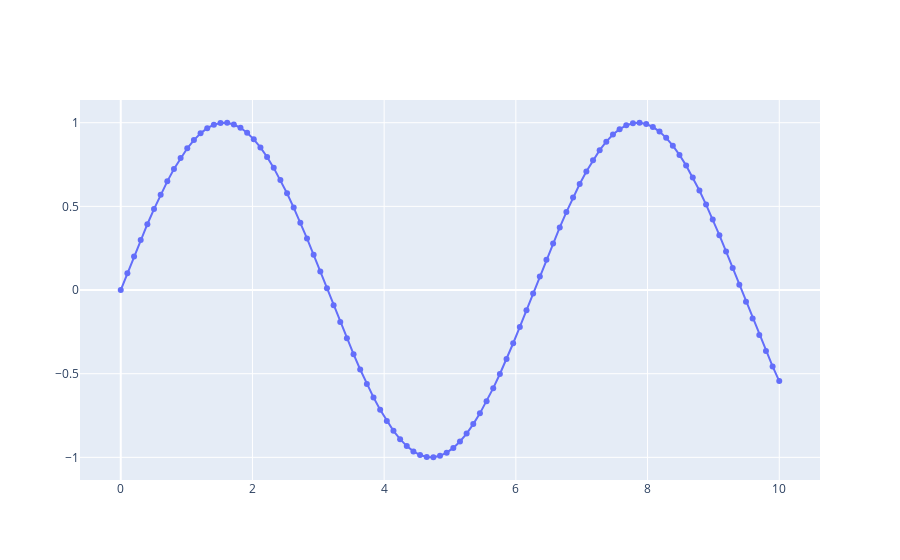

Notebook code for this chart:
### Code cell
fig = go.Figure(data=go.Scatter(x=t, y=y, mode="lines+markers"))
fig.show()
